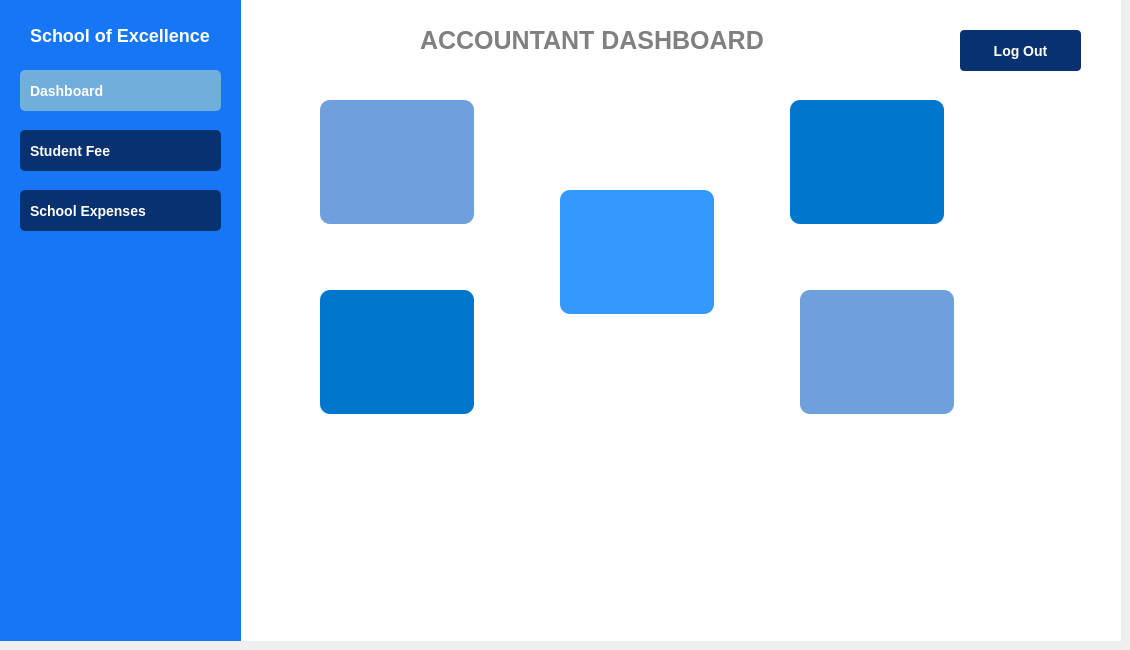
    <widget class="QWidget" name="AccountantDashboard">
     <widget class="QGroupBox" name="groupBox_13">
      <property name="geometry">
       <rect>
        <x>240</x>
        <y>0</y>
        <width>881</width>
        <height>641</height>
       </rect>
      </property>
      <property name="styleSheet">
       <string notr="true">QGroupBox
{
background: white;
border: none;
}</string>
      </property>
      <property name="title">
       <string/>
      </property>
      <widget class="QPushButton" name="pushButton_43">
       <property name="geometry">
        <rect>
         <x>720</x>
         <y>30</y>
         <width>121</width>
         <height>41</height>
        </rect>
       </property>
       <property name="styleSheet">
        <string notr="true">QPushButton {
    background-color: rgb(8, 49, 112);
    color: white;
    border-radius: 4px;
    padding: 10px;
    font-size: 14px;
    font-weight: bold;
    text-align: center;
    padding-left: 10px;
}
QPushButton:hover 
{ 
background-color: rgb(17, 80, 180);
}</string>
       </property>
       <property name="text">
        <string>Log Out</string>
       </property>
       <property name="iconSize">
        <size>
         <width>12</width>
         <height>12</height>
        </size>
       </property>
      </widget>
      <widget class="QLabel" name="label_3">
       <property name="geometry">
        <rect>
         <x>180</x>
         <y>10</y>
         <width>381</width>
         <height>61</height>
        </rect>
       </property>
       <property name="styleSheet">
        <string notr="true">QLabel
{
color: grey;
font-size: 25px;
font-weight: bold;
text-align: center;
qproperty-alignment: AlignCenter;
}</string>
       </property>
       <property name="text">
        <string>ACCOUNTANT DASHBOARD</string>
       </property>
      </widget>
      <widget class="QLabel" name="label_34">
       <property name="geometry">
        <rect>
         <x>80</x>
         <y>100</y>
         <width>154</width>
         <height>124</height>
        </rect>
       </property>
       <property name="styleSheet">
        <string notr="true">QLabel
{
 background-color:  rgb(112, 160, 220);
border-radius: 10px; 
color: white;
font-size: 13px;
  min-width: 150px;   /* Minimum width */
    min-height: 120px;   /* Minimum height */
    qproperty-wordWrap: true; /* Enable word wrap */
    qproperty-alignment: 'AlignHCenter | AlignVCenter'; /* Center text */
    padding: 2px;       /* Small padding */
font-weight: bold;
}</string>
       </property>
       <property name="text">
        <string/>
       </property>
      </widget>
      <widget class="QLabel" name="label_37">
       <property name="geometry">
        <rect>
         <x>560</x>
         <y>290</y>
         <width>154</width>
         <height>124</height>
        </rect>
       </property>
       <property name="styleSheet">
        <string notr="true">QLabel
{
 background-color:  rgb(112, 160, 220);
border-radius: 10px; 
color: white;
font-size: 13px;
  min-width: 150px;   /* Minimum width */
    min-height: 120px;   /* Minimum height */
    qproperty-wordWrap: true; /* Enable word wrap */
    qproperty-alignment: 'AlignHCenter | AlignVCenter'; /* Center text */
    padding: 2px;       /* Small padding */
font-weight: bold;
}</string>
       </property>
       <property name="text">
        <string/>
       </property>
      </widget>
      <widget class="QLabel" name="label_38">
       <property name="geometry">
        <rect>
         <x>80</x>
         <y>290</y>
         <width>154</width>
         <height>124</height>
        </rect>
       </property>
       <property name="styleSheet">
        <string notr="true">QLabel
{
 background-color: rgb(0, 119, 204);
border-radius: 10px; 
color: white;
font-size: 13px;
  min-width: 150px;   /* Minimum width */
    min-height: 120px;   /* Minimum height */
    qproperty-wordWrap: true; /* Enable word wrap */
    qproperty-alignment: 'AlignHCenter | AlignVCenter'; /* Center text */
    padding: 2px;       /* Small padding */
}</string>
       </property>
       <property name="text">
        <string/>
       </property>
      </widget>
      <widget class="QLabel" name="label_39">
       <property name="geometry">
        <rect>
         <x>550</x>
         <y>100</y>
         <width>154</width>
         <height>124</height>
        </rect>
       </property>
       <property name="styleSheet">
        <string notr="true">QLabel
{
 background-color: rgb(0, 119, 204);
border-radius: 10px; 
color: white;
font-size: 13px;
  min-width: 150px;   /* Minimum width */
    min-height: 120px;   /* Minimum height */
    qproperty-wordWrap: true; /* Enable word wrap */
    qproperty-alignment: 'AlignHCenter | AlignVCenter'; /* Center text */
    padding: 2px;       /* Small padding */
}</string>
       </property>
       <property name="text">
        <string/>
       </property>
      </widget>
      <widget class="QLabel" name="label_40">
       <property name="geometry">
        <rect>
         <x>320</x>
         <y>190</y>
         <width>154</width>
         <height>124</height>
        </rect>
       </property>
       <property name="styleSheet">
        <string notr="true">QLabel
{
 background-color: rgb(51, 153, 255);
border-radius: 10px; 
color: white;
font-size: 13px;
  min-width: 150px;   /* Minimum width */
    min-height: 120px;   /* Minimum height */
    qproperty-wordWrap: true; /* Enable word wrap */
    qproperty-alignment: 'AlignHCenter | AlignVCenter'; /* Center text */
    padding: 2px;       /* Small padding */
}</string>
       </property>
       <property name="text">
        <string/>
       </property>
      </widget>
     </widget>
     <widget class="QGroupBox" name="groupBox_14">
      <property name="geometry">
       <rect>
        <x>0</x>
        <y>0</y>
        <width>241</width>
        <height>641</height>
       </rect>
      </property>
      <property name="styleSheet">
       <string notr="true">
QGroupBox {
    background-color: rgb(23, 118, 246); 
    color: white;
    border: none;
    font-size: 16px;
    font-weight: bold;
}</string>
      </property>
      <property name="title">
       <string/>
      </property>
      <widget class="QPushButton" name="pushButton_45">
       <property name="geometry">
        <rect>
         <x>20</x>
         <y>190</y>
         <width>201</width>
         <height>41</height>
        </rect>
       </property>
       <property name="styleSheet">
        <string notr="true">QPushButton {
    background-color: rgb(8, 49, 112);
    color: white;
    border-radius: 5px;
    padding: 10px;
    font-size: 14px;
    font-weight: bold;
    text-align: left;
    padding-left: 10px;
}
QPushButton:hover 
{ 
background-color: rgb(17, 80, 180);
}</string>
       </property>
       <property name="text">
        <string>School Expenses</string>
       </property>
       <property name="icon">
        <iconset>
         <normalon>:/icons /icons/calculator.png</normalon>
        </iconset>
       </property>
       <property name="iconSize">
        <size>
         <width>27</width>
         <height>27</height>
        </size>
       </property>
      </widget>
      <widget class="QPushButton" name="pushButton_46">
       <property name="geometry">
        <rect>
         <x>20</x>
         <y>130</y>
         <width>201</width>
         <height>41</height>
        </rect>
       </property>
       <property name="styleSheet">
        <string notr="true">QPushButton {
    background-color: rgb(8, 49, 112);
    color: white;
    border-radius: 5px;
    padding: 10px;
    font-size: 14px;
    font-weight: bold;
    text-align: left;
    padding-left: 10px;
}
QPushButton:hover 
{ 
background-color: rgb(17, 80, 180);
}</string>
       </property>
       <property name="text">
        <string>Student Fee </string>
       </property>
       <property name="icon">
        <iconset>
         <normalon>:/icons /icons/fee (1).png</normalon>
        </iconset>
       </property>
       <property name="iconSize">
        <size>
         <width>30</width>
         <height>30</height>
        </size>
       </property>
      </widget>
      <widget class="QPushButton" name="pushButton_47">
       <property name="geometry">
        <rect>
         <x>20</x>
         <y>70</y>
         <width>201</width>
         <height>41</height>
        </rect>
       </property>
       <property name="styleSheet">
        <string notr="true">
QPushButton {
    background-color: rgb(112, 175, 219);
    color: white;
    border-radius: 5px;
    padding: 10px;
    font-size: 14px;
    font-weight: bold;
    text-align: left;
    padding-left: 10px;
}
</string>
       </property>
       <property name="text">
        <string>Dashboard</string>
       </property>
       <property name="icon">
        <iconset>
         <normalon>:/icons /icons/dashboard.png</normalon>
        </iconset>
       </property>
       <property name="iconSize">
        <size>
         <width>20</width>
         <height>20</height>
        </size>
       </property>
      </widget>
      <widget class="QLabel" name="label_9">
       <property name="geometry">
        <rect>
         <x>30</x>
         <y>20</y>
         <width>181</width>
         <height>31</height>
        </rect>
       </property>
       <property name="styleSheet">
        <string notr="true">QLabel
{
color: white;
font-size: 18px;
font-weight: bold;
text-align: center;
qproperty-alignment: AlignCenter;
}</string>
       </property>
       <property name="text">
        <string>School of Excellence </string>
       </property>
      </widget>
     </widget>
    </widget>
